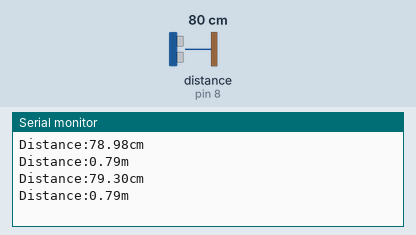
Simulated run of this sketch. Board: Arduino Uno, built with avr-gcc and run on an emulated ATmega328P. Parts: the last lines printed to the serial monitor. Wiring (inferred from the names in the program): ultrasonic range finder: trigger pin 7; echo pin 8. The test bench sets the inputs (shaded band); at power-on: distance to the obstacle (sensor on pin 8) 80 cm. The echo pulse lasts 58.3 µs per cm.

Above: at 3.2 s.
3.3 s: distance to the obstacle (sensor on pin 8) set to 2 cm
At 4.6 s:
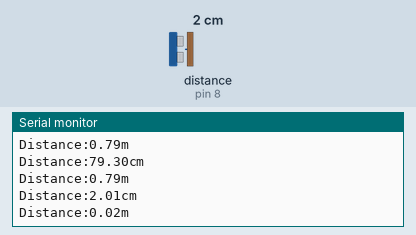
4.8 s: distance to the obstacle (sensor on pin 8) set to 4 cm
At 5.5 s:
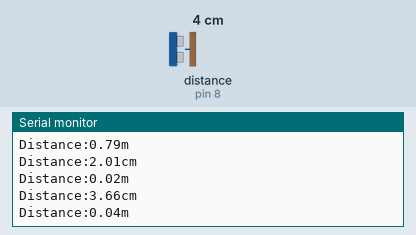
Timing chart, 0 to 7.8 s (numbered marks = the images above; inputs shaded):
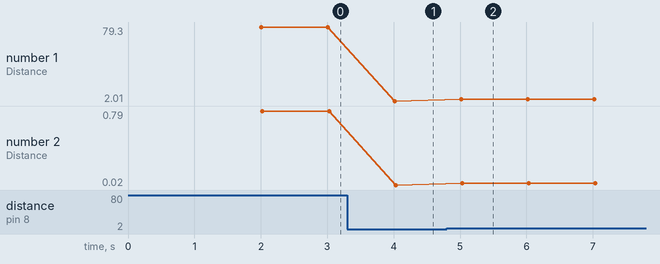

The sketch:

Ultrasonic_basic.ino
```cpp
//// defines arduino pins numbers
//const int trigPin = 6;
//const int echoPin = 5;
//
//// defines variables
//long duration;
//float distance;
// #define ledPin 3  //red
// #define ledPin 4  //yellow
// #define ledPin 5  //green
//
//void setup()
//{
//  pinMode(trigPin, OUTPUT);
//// Sets the trigPin as an Output
//
//  pinMode(echoPin, INPUT);
//// Sets the echoPin as an Input
//
//  Serial.begin(9600);
//  }
//
//void loop()
//{
//  // Clears the trigPin
//    digitalWrite(trigPin, LOW);
//    delayMicroseconds(2);
//  // Sets the trigPin on HIGH state for 10 micro seconds
//    digitalWrite(trigPin, HIGH);
//    delayMicroseconds(10);
//
//    digitalWrite(trigPin, LOW);
//  // Reads the echoPin, returns the sound wave travel time in microseconds
//
//  duration = pulseIn(echoPin, HIGH);
//
//  // Calculating the distance
//  distance= duration*0.0343/2;
//
//  // Prints the distance on the Serial Monitor
//  Serial.print("Distance from the object = ");
//  Serial.print(distance);
//  Serial.println(" cm");
//
// if(distance>=15)
//  {
//  digitalWrite(5,HIGH);
//  digitalWrite(3,LOW);
//  digitalWrite(4,LOW);
//  }
//
//  if(distance>6 && distance<15){
//  digitalWrite(4,HIGH);
//  digitalWrite(5,LOW);
//  }
//
//  if(distance<=6 ){
//  digitalWrite(3,HIGH);
//  digitalWrite(4,LOW);
//  digitalWrite(5,LOW);
//  }
//  else{
//  digitalWrite(3,LOW);
//  }
//
//float percent = (distance/60)*100;
//Serial.print(percent);
//Serial.println(" %" );
//
//delay(1000);
//}

#define trigger 7
#define echo 8
float time=0,distance=0;
void setup()
{
 pinMode(trigger,OUTPUT);
 pinMode(echo,INPUT);
 delay(2000);
 Serial.begin(9600);
}

void loop()
{
 digitalWrite(trigger,LOW);
 delayMicroseconds(2);
 digitalWrite(trigger,HIGH);
 delayMicroseconds(10);
 digitalWrite(trigger,LOW);
 delayMicroseconds(2);
 time=pulseIn(echo,HIGH);
 distance=time*340/20000;

 Serial.print("Distance:");
 Serial.print(distance);
 Serial.println("cm");

 Serial.print("Distance:");
 Serial.print(distance/100);
 Serial.println("m");
 delay(1000);
}
```

Measured:
- after the input at 3.3 s, the serial monitor: prints a new line after 0.71 s (image 1)
- after the input at 4.8 s, the serial monitor: prints a new line after 0.21 s (image 2)
- plotted number 1: 79.3 → 2.01 after the input at 3.3 s, 2.01 → 3.66 after the input at 4.8 s
- plotted number 2: 0.79 → 0.02 after the input at 3.3 s, 0.02 → 0.04 after the input at 4.8 s
